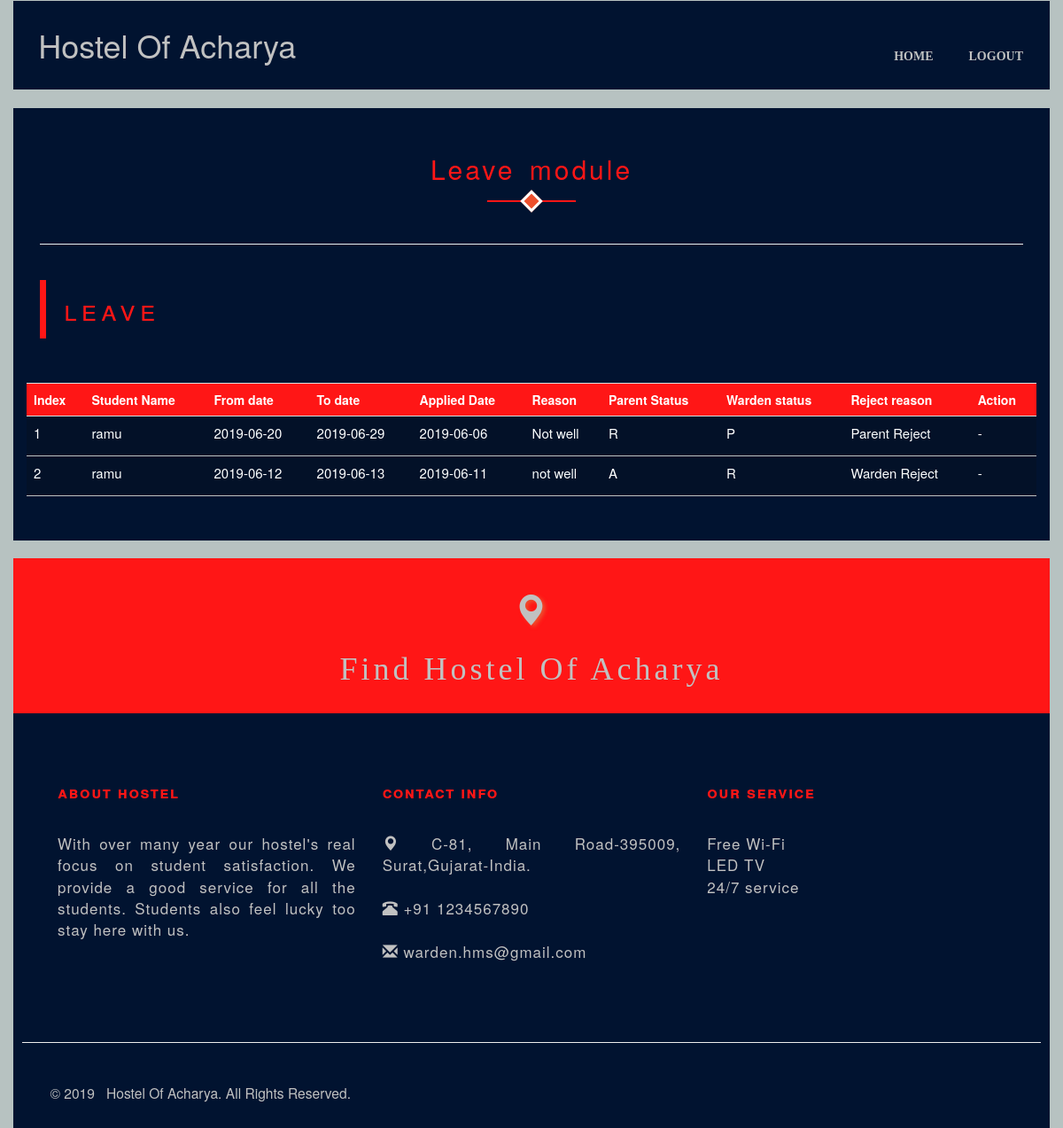
The app's page /parents/viewLeave.php (signed in) with its own data.
### tables this page shows
CREATE TABLE `leave_module` (
  `LeaveID` int(11) NOT NULL,
  `Username` varchar(15) DEFAULT NULL,
  `FromDateTime` date NOT NULL,
  `ToDateTime` date NOT NULL,
  `AppliedDate` date NOT NULL,
  `Reason` varchar(120) NOT NULL,
  `P_Status` char(1) DEFAULT NULL,
  `W_Status` char(1) DEFAULT NULL,
  `rejectReason` varchar(50) DEFAULT NULL
);

CREATE TABLE `parents_registration_master` (
  `Student_username` varchar(15) DEFAULT NULL,
  `Username` varchar(255) NOT NULL,
  `ParentsName` varchar(30) NOT NULL,
  `Emaild` varchar(255) NOT NULL,
  `Contact` varchar(10) NOT NULL,
  `Password` varchar(16) NOT NULL
);

### parents/viewLeave.php (the view, shortened to what this page needs)
<!DOCTYPE html>
<html>
    <head>
        <link href="bootstrap/css/bootstrap.min.css" rel="stylesheet">
        <link rel="stylesheet" href="fonts/font-awesome.min.css">
        <link rel="stylesheet" href="css/animate.min.css" />
        <link  type="text/css" href="css/main.css" rel="stylesheet"/>
		<link rel="stylesheet" href="css/sweetalert.css">
    </head>
    <body class="main_body">
		<div class="section_navigation animated fadeInDown wow">
                <nav class="navbar">
                    <div class="container navigation_block">
                        <div class="row">
                            <div class="col-xs-4">
                                <div>
                                    <h1 style="padding-left:5%;">Hostel Of Acharya</h1>
                                </div>
                            </div>
                            <div class="col-xs-8">
                                <br/>
                                <div class="collapse navbar-collapse navigation_style" id="headlink">
                                    <ul class="nav navbar-nav navbar-right navigation" >
                                        <li><a href="ParentsHome.php" style="color:#c1c1c1;">Home</a></li>
                                        <li><a href="../logout.php" style="color:#c1c1c1;">Logout</a></li>
                                    </ul>
                                </div>
                            </div>
                        </div>
                    </div>
                </nav>
            </div>
        <div class="container apply_leave_block">
            <div>
                <h2 class="heading_underline_effect_a heading_underline_effect1 text-center">Leave module</h2><hr/>
                <br/>
                <div class="tab-content">
                    <div class="">
                        <div class="profile_block_heading">
                            <span>Leave</span>
                        </div>
                        <div class="row">
						<?php
								$con=  mysqli_connect('localhost','root','','hms');
								$uname=$_SESSION["username"];
								$query="select * from leave_module,parents_registration_master where parents_registration_master.Student_username=leave_module.Username and parents_registration_master.Username='$uname'";
								echo "<table class='table wow flipInX' data-wow-delay='0.6s' style='color:white;'>";
								echo "<tr style='background-color:#ff1616;'><th>Index</th><th>Student Name</th><th>From date</th><th>To date</th><th>Applied Date</th><th>Reason</th><th>Parent Status</th><th>Warden status</th><th>Reject reason</th><th colspan=2>Action</th></tr>";
								$i=0;
							if($result= $con->query($query))
							{
								while($row = $result->fetch_assoc())
								{
									$i++;
									echo "<tr><td>".$i."</td><td>".$row["Student_username"]."</td><td>".$row["FromDateTime"]."</td>
									<td>".$row["ToDateTime"]."</td><td>".$row["AppliedDate"]."</td><td>".$row["Reason"]."</td><td>".$row["P_Status"]."</td><td>".$row["W_Status"]."</td><td>".$row["rejectReason"]."</td>";
									if($row["P_Status"]=="P" && $row["W_Status"]=="P")
									{
									 echo "<td><a href='viewLeave.php?pid=".$row["LeaveID"]."' id='a' value='".$row["LeaveID"]."'>Accpect</a></td><td><a href='viewLeave.php?pid=".$row["LeaveID"]."&pre=Parent Reject' id='b' value='".$row["LeaveID"]."'>Reject</a></td>";
									}
									else{ echo "<td>-</td>";}
									echo "</tr>";
								}
							}
							?>
								</table>
                        </div>
                    </div>
                </div>
            </div>
        </div>
       <div class="container link_to_amara_map" style="background-color:#ff1616;">
                <h1 class="glyphicon glyphicon-map-marker wow bounceInRight" data-wow-delay="0.8s" style="color:#c1c1c1;"></h1>
                <h1 class="wow bounceInLeft find_me" data-wow-delay="1s" style="color:#c1c1c1;">Find Hostel Of Acharya</h1>
            </div>
		<div class="container section_footer">
                <div class="row text-justify">
                    <div class="col-md-4 col-xs-12 animated fadeInDown wow" data-wow-delay="0.2s">
                        <h5 style="color:#ff1616;">About Hostel</h5>
                        <p style="color:#c1c1c1;">With over many year our hostel's real focus on student satisfaction. We provide a good service for all the students. Students also feel lucky too stay here with us.</p>
                    </div>
                    <div class="col-md-4 col-xs-12 animated fadeInDown wow" data-wow-delay="0.4s">
                        <h5 style="color:#ff1616;">Contact Info</h5>
                        <span style="color:#c1c1c1;"><i class="glyphicon glyphicon-map-marker"></i> C-81, Main Road-395009, Surat,Gujarat-India. </span><br/><br/>
                        <span style="color:#c1c1c1;"><i class="glyphicon glyphicon-phone-alt"></i> +91 1234567890</span><br/><br/>
                        <span style="color:#c1c1c1;"><i class="glyphicon glyphicon-envelope"></i> warden.hms@gmail.com</span>
                    </div>
                    <div class="col-md-4 col-xs-12 animated fadeInDown wow" data-wow-delay="0.6s">
                        <h5 style="color:#ff1616;">Our Service</h5>
                        <ul class="nav text-left">
                            <li style="color:#c1c1c1;">Free Wi-Fi</li>
                            <li style="color:#c1c1c1;">LED TV</li>
                            <li style="color:#c1c1c1;">24/7 service</li>
                        </ul>
                    </div>
                </div>
            </div>
			<div class="container footer_Links "><hr/>
                <div>
                    <div class="col-md-3 text-center wow fadeInLeft" data-wow-delay="0.3s" style="width:35%">
                        <h3><small class="block" style="color:#c1c1c1;">&copy; 2019 &nbsp; Hostel Of Acharya. All Rights Reserved.</small></h3>
                    </div>
                </div>
            </div>
    </body>
</html>

### parents/css/main.css (style rules this page uses)
.container { //border-radius: 10px; //box-shadow: 5px 5px 5px #ED502E; //border: 2px solid gray; }
body { height: 100%; }
.navigation_block { color: #c1c1c1; background: #011330; transition: 1s; padding: 10px; }
.navigation_style ul li { padding: 5px; display: inline; }
.navigation_style ul li a { text-decoration: none; color: white; font-weight: 600; font-variant: all-petite-caps; font-size: 20px; font-family: 'Century Gothic'; text-align: center; transition: 1s; }
.navigation_style ul li a:after { position: absolute; bottom: 25px; left: 0; right: 0; content: ''; width: 40%; height: 3px; margin: -0px auto; transition: 0.5s; }
.section_footer { padding: 50px; background: #011330; transition: 1s; }
.section_footer h5 { font-weight: 600; font-size: 18px; padding: 20px 0px 25px 0px; letter-spacing: 1.5px; font-variant: all-petite-caps; }
.section_footer { font-size: 17px; letter-spacing: 1px; }
.link_to_amara_map { background: white; //background: url('../gif/source.gif'); text-align: center; padding: 20px; //height: 250px; background-repeat: no-repeat; //opacity: 0.7; //color: white; background-size: cover; letter-spacing: 4px; font-family: "century gothic"; margin-top: 20px; }
.link_to_amara_map .glyphicon { color: red; text-shadow: 3px 2px 4px #ED502E; }
.link_to_amara_map .find_me { //text-shadow: 1px 1px 10px #333333; //background: #10dc60; }
.footer_Links { background: #011330; padding: 20px 10px 20px 10px; }
.footer_Links div div h3 small { color: white; }
.main_body { background-color: #b7c2c1; }
.apply_leave_block { background-color: #011330; padding: 30px; }
.heading_underline_effect_a { margin-bottom: 50px; letter-spacing: 3px; word-spacing: 5px; color: #ff1616; transition: 0.5s; }
.heading_underline_effect_a:before { content: ""; display: table; width: 9%; height: 2px; background-color: #ff1616; margin: 0 auto; position: relative; top: 54px; position: relative; transition: 0.5s; }
.heading_underline_effect_a:after { content: ""; display: table; width: 18px; height: 18px; transition: 0.5s; transform: rotate(45deg); //background-color: #ED502E; border: 3px solid white; background-color: #ED502E; margin: 0 auto; position: relative; top: 11px; }
.profile_block_heading { text-align: left; border-left: 7px solid #ff1616; padding: 10px 0px 10px 20px; font-size: xx-large; letter-spacing: 5px; word-spacing: 3px; font-weight: 500; color: #ff1616; font-variant: all-petite-caps; margin-bottom: 50px; }
.profile_block_heading:after { content: ""; display: table; width: 0%; //height: 15px; //transform: rotate(45deg); //background-color: #ED502E; //border: 2px solid #c1c1c1; background-color: #e7f3f5; margin: 0 auto; margin-left: 0; text-align: left; position: relative; //top: 12px; }
.profile_block_table th,td { border-bottom: 1px solid #c1c1c1; //padding: 10px; background: rgba(10, 10, 10, 0.2); height: 45px; font-size: 15px; }

### records on screen
leave_module: parents_registration_master.Student_username "ramu", FromDateTime "2019-06-20", ToDateTime "2019-06-29", AppliedDate "2019-06-06", Reason "Not well", P_Status "R", W_Status "P", rejectReason "Parent Reject"
leave_module: parents_registration_master.Student_username "ramu", FromDateTime "2019-06-12", ToDateTime "2019-06-13", AppliedDate "2019-06-11", Reason "not well", P_Status "A", W_Status "R", rejectReason "Warden Reject"
